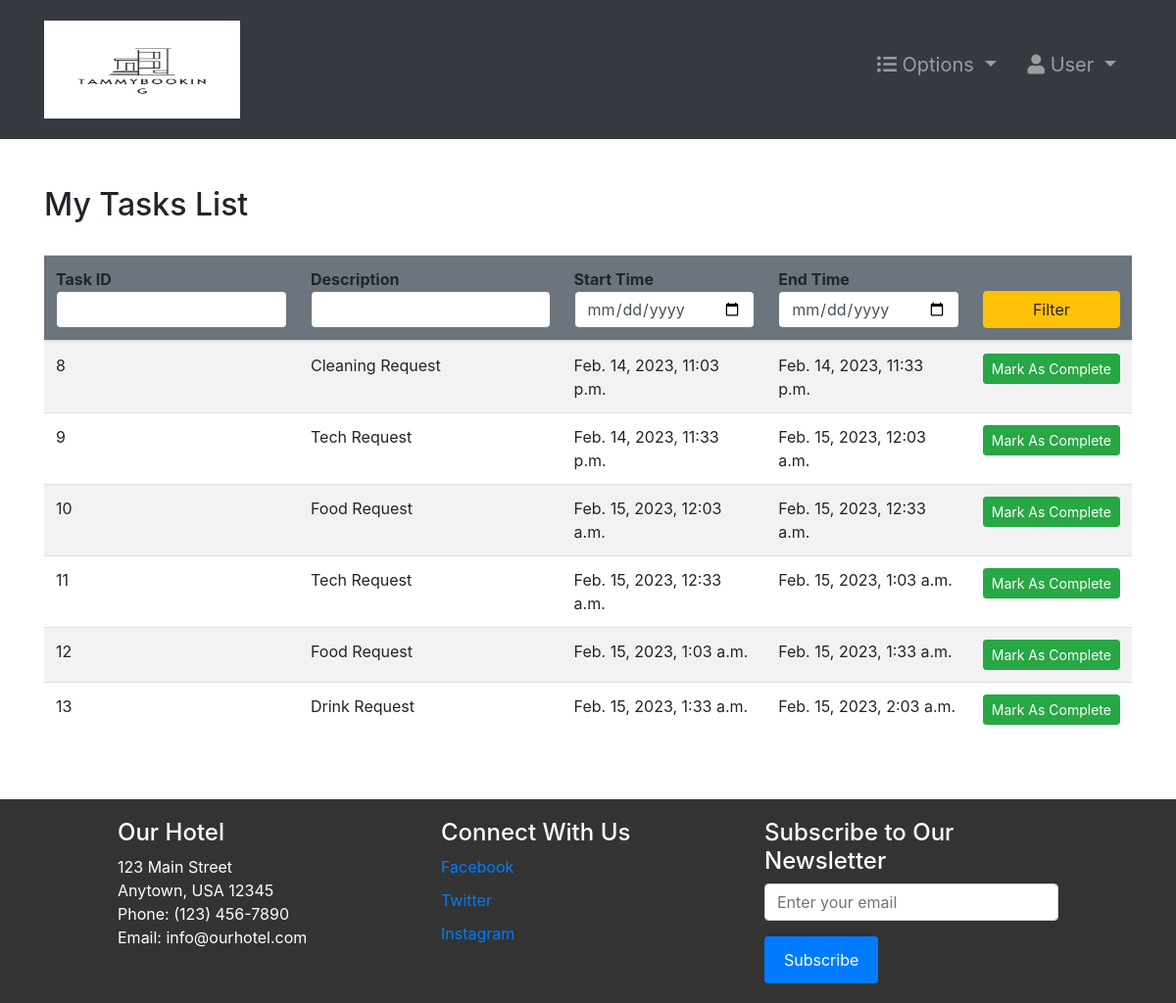
The page /tasks/ (signed in) on the database its author committed.
### accounts/models.py (models this page shows, shortened)
class Task(models.Model):
    employee = models.ForeignKey(
        Employee,   null=True, on_delete=models.CASCADE)
    startTime = models.DateTimeField()
    endTime = models.DateTimeField()
    description = models.TextField()

### accounts/views.py (the view, shortened to what this page needs)
# urls.py: path('tasks/', tasks, name="tasks"),
@login_required(login_url='login')
def tasks(request):
    role = str(request.user.groups.all()[0])
    path = role + "/"
    tempEmp = Employee.objects.get(user=request.user)
    tasks = Task.objects.filter(employee=tempEmp)
    context = {
        "role": role,
        'tasks': tasks
    }
    return render(request, path + "tasks.html", context)

### Templates/staff/tasks.html (shortened to what this page needs)
{% extends '../index.html' %}
{% block context %}
<div class="container py-5">
    <div class="table-header row">
        <div class="col-sm-12 col-md-12 col-lg-4 mb-4">
            <h2>My Tasks List</h2>
        </div>
    </div>
    <table class="table table-hover table-striped">
        <thead class="bg-secondary rounded">
            <tr>
                <form action="" method="POST">
                    <th>Task ID <input type="number" name="id" value="{{id}}"
                            class="form-control border border-secondary"></th>
                    <th>Description <input type="text" name="desc" value="{{desc}}"
                            class="form-control border border-secondary"></th>
                    <th>Start Time <input type="date" name="fd" value="{{fd}}"
                            class="form-control border border-secondary"></th>
                    <th>End Time <input type="date" name="ed" value="{{ed}}"
                            class="form-control border border-secondary"></th>
                    <th><button type="submit" name="filter" class="btn btn-warning w-100">Filter</button></th>
                </form>
            </tr>
        </thead>
        <tbody>
            {% for t in tasks %}
            <tr>
                <td>{{t.id}}</td>
                <td>{{t.description}}</td>
                <td>{{t.startTime}}</td>
                <td>{{t.endTime}}</td>
                <form action="" method="POST">
                    <td><a type="submit" name="markAsComplete" class="btn btn-sm btn-success w-100"
                            href="{% url 'completeTask' t.id %}">Mark&nbsp;As&nbsp;Complete</a></td>
                </form>
            </tr>
            {% endfor %}
        </tbody>
    </table>
</div>
{% endblock %}

### static/css/style.css (style rules this page uses)
* { margin: 0; padding: 0; -webkit-font-smoothing: antialiased; box-sizing: border-box; }

### static/css/main.css (style rules this page uses)
* { margin: 0; padding: 0; -webkit-font-smoothing: antialiased; }
body { position: relative; }

### static/css/form.css (style rules this page uses)
.form-container input[type=submit] , .btn-primary, button { background-color: #4CAF50; color: white; padding: 12px 20px; border: none; border-radius: 4px; cursor: pointer; }
input[type="text"], input[type="number"] { width: 100%; padding: 0.375rem 0.75rem; font-size: 1rem; line-height: 1.5; color: #495057; background-color: #fff; background-clip: padding-box; border: 1px solid #ced4da; border-radius: 0.25rem; transition: border-color 0.15s ease-in-out, box-shadow 0.15s ease-in-out; }

### rows shown on the page
Task: id "8", description "Cleaning Request", startTime "Feb. 14, 2023, 11:03 p.m.", endTime "Feb. 14, 2023, 11:33 p.m."
Task: id "9", description "Tech Request", startTime "Feb. 14, 2023, 11:33 p.m.", endTime "Feb. 15, 2023, 12:03 a.m."
Task: id "10", description "Food Request", startTime "Feb. 15, 2023, 12:03 a.m.", endTime "Feb. 15, 2023, 12:33 a.m."
Task: id "11", description "Tech Request", startTime "Feb. 15, 2023, 12:33 a.m.", endTime "Feb. 15, 2023, 1:03 a.m."
Task: id "12", description "Food Request", startTime "Feb. 15, 2023, 1:03 a.m.", endTime "Feb. 15, 2023, 1:33 a.m."
Task: id "13", description "Drink Request", startTime "Feb. 15, 2023, 1:33 a.m.", endTime "Feb. 15, 2023, 2:03 a.m."
